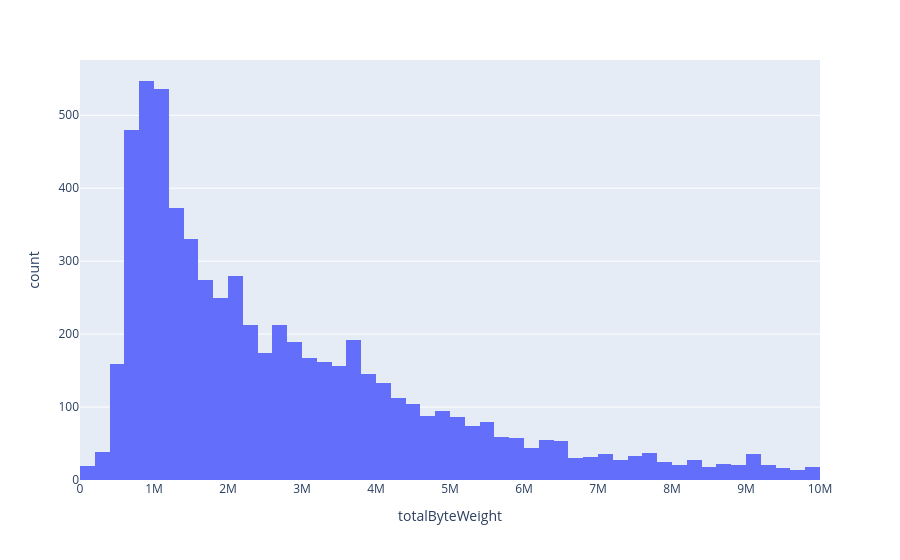

The notebook cell saved with this chart:
### Code cell
px.histogram(d1[d1["totalByteWeight"]<10e6],x="totalByteWeight")

### Figure 1 — Plotly figure (JSON) as saved in the notebook; plotly's stock layout.template omitted (floating-point values rounded to 4 significant figures; data arrays with more than 128 entries replaced by an {"elided": "..."} marker saying what was removed)
{"data": [{"alignmentgroup": "True", "bingroup": "x", "hovertemplate": "totalByteWeight=%{x}<br>count=%{y}<extra></extra>", "legendgroup": "", "marker": {"color": "#636efa", "pattern": {"shape": ""}}, "name": "", "offsetgroup": "", "orientation": "v", "showlegend": false, "type": "histogram", "x": {"elided": "6368 int values"}, "xaxis": "x", "yaxis": "y"}], "layout": {"autosize": true, "barmode": "relative", "legend": {"tracegroupgap": 0}, "margin": {"t": 60}, "xaxis": {"anchor": "y", "autorange": true, "domain": [0, 1], "range": [-0.5, 10000000.0], "title": {"text": "totalByteWeight"}, "type": "linear"}, "yaxis": {"anchor": "x", "autorange": true, "domain": [0, 1], "range": [0, 575.8], "title": {"text": "count"}}}}
